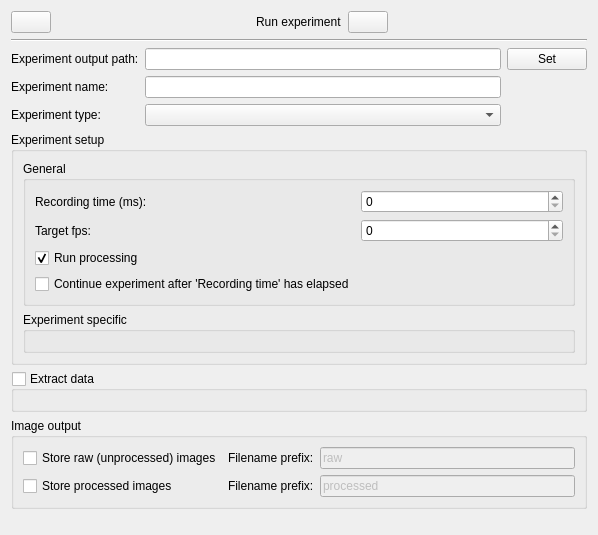
<?xml version="1.0" encoding="UTF-8"?>
<ui version="4.0">
 <class>ExperimentSetup</class>
 <widget class="QWidget" name="ExperimentSetup">
  <property name="geometry">
   <rect>
    <x>0</x>
    <y>0</y>
    <width>598</width>
    <height>535</height>
   </rect>
  </property>
  <property name="windowTitle">
   <string>Form</string>
  </property>
  <layout class="QGridLayout" name="gridLayout">
   <item row="0" column="0">
    <layout class="QVBoxLayout" name="verticalLayout">
     <item>
      <layout class="QGridLayout" name="gridLayout_11">
       <item row="0" column="3">
        <widget class="QPushButton" name="run">
         <property name="enabled">
          <bool>true</bool>
         </property>
         <property name="text">
          <string/>
         </property>
        </widget>
       </item>
       <item row="0" column="2">
        <widget class="QLabel" name="label">
         <property name="text">
          <string>Run experiment</string>
         </property>
        </widget>
       </item>
       <item row="0" column="1">
        <spacer name="horizontalSpacer">
         <property name="orientation">
          <enum>Qt::Horizontal</enum>
         </property>
         <property name="sizeHint" stdset="0">
          <size>
           <width>40</width>
           <height>20</height>
          </size>
         </property>
        </spacer>
       </item>
       <item row="0" column="0">
        <widget class="QPushButton" name="help">
         <property name="text">
          <string/>
         </property>
        </widget>
       </item>
       <item row="0" column="4">
        <spacer name="horizontalSpacer_2">
         <property name="orientation">
          <enum>Qt::Horizontal</enum>
         </property>
         <property name="sizeHint" stdset="0">
          <size>
           <width>40</width>
           <height>20</height>
          </size>
         </property>
        </spacer>
       </item>
      </layout>
     </item>
     <item>
      <widget class="Line" name="line">
       <property name="orientation">
        <enum>Qt::Horizontal</enum>
       </property>
      </widget>
     </item>
     <item>
      <layout class="QGridLayout" name="gridLayout_5">
       <item row="0" column="2">
        <widget class="QPushButton" name="setExperimentPath">
         <property name="text">
          <string>Set</string>
         </property>
        </widget>
       </item>
       <item row="2" column="0">
        <widget class="QLabel" name="l_etype">
         <property name="text">
          <string>Experiment type:</string>
         </property>
        </widget>
       </item>
       <item row="2" column="1">
        <widget class="QComboBox" name="comboBox"/>
       </item>
       <item row="0" column="0">
        <widget class="QLabel" name="l_outputpath">
         <property name="text">
          <string>Experiment output path:</string>
         </property>
        </widget>
       </item>
       <item row="0" column="1">
        <widget class="QLineEdit" name="experimentPath">
         <property name="readOnly">
          <bool>true</bool>
         </property>
        </widget>
       </item>
       <item row="1" column="0">
        <widget class="QLabel" name="l_ename">
         <property name="text">
          <string>Experiment name:</string>
         </property>
        </widget>
       </item>
       <item row="1" column="1">
        <widget class="QLineEdit" name="experimentName"/>
       </item>
      </layout>
     </item>
     <item>
      <widget class="QGroupBox" name="groupBox_3">
       <property name="title">
        <string>Experiment setup</string>
       </property>
       <layout class="QGridLayout" name="gridLayout_6">
        <item row="0" column="0">
         <layout class="QVBoxLayout" name="verticalLayout_2">
          <item>
           <widget class="QGroupBox" name="groupBox_5">
            <property name="title">
             <string>General</string>
            </property>
            <layout class="QGridLayout" name="gridLayout_8">
             <item row="0" column="0">
              <layout class="QGridLayout" name="gridLayout_7">
               <item row="1" column="0">
                <widget class="QLabel" name="l_rectime">
                 <property name="text">
                  <string>Recording time (ms):</string>
                 </property>
                </widget>
               </item>
               <item row="4" column="0">
                <widget class="QCheckBox" name="contExec">
                 <property name="text">
                  <string>Continue experiment after 'Recording time' has elapsed</string>
                 </property>
                </widget>
               </item>
               <item row="1" column="1">
                <widget class="QSpinBox" name="rectime"/>
               </item>
               <item row="2" column="0">
                <widget class="QLabel" name="l_fps">
                 <property name="text">
                  <string>Target fps:</string>
                 </property>
                </widget>
               </item>
               <item row="2" column="1">
                <widget class="QSpinBox" name="fps"/>
               </item>
               <item row="3" column="0">
                <widget class="QCheckBox" name="runProcessing">
                 <property name="text">
                  <string>Run processing</string>
                 </property>
                 <property name="checked">
                  <bool>true</bool>
                 </property>
                </widget>
               </item>
              </layout>
             </item>
            </layout>
           </widget>
          </item>
          <item>
           <widget class="QGroupBox" name="groupBox_4">
            <property name="title">
             <string>Experiment specific</string>
            </property>
            <layout class="QGridLayout" name="gridLayout_10">
             <item row="0" column="0">
              <layout class="QGridLayout" name="gridLayout_9"/>
             </item>
            </layout>
           </widget>
          </item>
         </layout>
        </item>
       </layout>
      </widget>
     </item>
     <item>
      <widget class="QGroupBox" name="groupBox">
       <property name="enabled">
        <bool>true</bool>
       </property>
       <property name="title">
        <string>Extract data</string>
       </property>
       <property name="checkable">
        <bool>true</bool>
       </property>
       <property name="checked">
        <bool>false</bool>
       </property>
       <layout class="QGridLayout" name="gridLayout_3">
        <item row="0" column="0">
         <layout class="QGridLayout" name="dataLayout"/>
        </item>
       </layout>
      </widget>
     </item>
     <item>
      <widget class="QGroupBox" name="groupBox_2">
       <property name="title">
        <string>Image output</string>
       </property>
       <layout class="QGridLayout" name="gridLayout_2">
        <item row="0" column="0">
         <layout class="QGridLayout" name="gridLayout_4">
          <item row="0" column="0">
           <widget class="QCheckBox" name="storeRaw">
            <property name="text">
             <string>Store raw (unprocessed) images</string>
            </property>
           </widget>
          </item>
          <item row="0" column="1">
           <widget class="QLabel" name="label_3">
            <property name="text">
             <string>Filename prefix:</string>
            </property>
           </widget>
          </item>
          <item row="0" column="2">
           <widget class="QLineEdit" name="rawPrefix">
            <property name="enabled">
             <bool>false</bool>
            </property>
            <property name="text">
             <string>raw</string>
            </property>
           </widget>
          </item>
          <item row="1" column="0">
           <widget class="QCheckBox" name="storeProcessed">
            <property name="text">
             <string>Store processed images</string>
            </property>
           </widget>
          </item>
          <item row="1" column="1">
           <widget class="QLabel" name="label_4">
            <property name="text">
             <string>Filename prefix:</string>
            </property>
           </widget>
          </item>
          <item row="1" column="2">
           <widget class="QLineEdit" name="processedPrefix">
            <property name="enabled">
             <bool>false</bool>
            </property>
            <property name="text">
             <string>processed</string>
            </property>
           </widget>
          </item>
         </layout>
        </item>
       </layout>
      </widget>
     </item>
    </layout>
   </item>
   <item row="1" column="0">
    <spacer name="verticalSpacer">
     <property name="orientation">
      <enum>Qt::Vertical</enum>
     </property>
     <property name="sizeHint" stdset="0">
      <size>
       <width>20</width>
       <height>40</height>
      </size>
     </property>
    </spacer>
   </item>
  </layout>
 </widget>
 <resources/>
 <connections/>
</ui>
